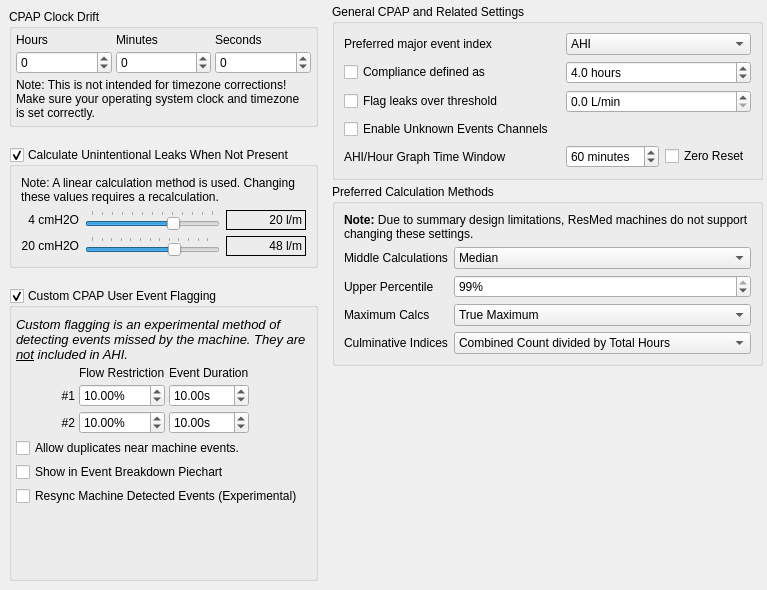
        <widget class="QWidget" name="tabCPAP">
         <attribute name="title">
          <string>&amp;CPAP</string>
         </attribute>
         <layout class="QGridLayout" name="gridLayout_8">
          <property name="leftMargin">
           <number>4</number>
          </property>
          <property name="topMargin">
           <number>4</number>
          </property>
          <property name="rightMargin">
           <number>4</number>
          </property>
          <property name="bottomMargin">
           <number>4</number>
          </property>
          <property name="spacing">
           <number>4</number>
          </property>
          <item row="0" column="0" rowspan="2">
           <layout class="QVBoxLayout" name="verticalLayout_4">
            <property name="spacing">
             <number>20</number>
            </property>
            <property name="sizeConstraint">
             <enum>QLayout::SetMinimumSize</enum>
            </property>
            <property name="leftMargin">
             <number>5</number>
            </property>
            <property name="topMargin">
             <number>5</number>
            </property>
            <property name="rightMargin">
             <number>5</number>
            </property>
            <property name="bottomMargin">
             <number>5</number>
            </property>
            <item>
             <widget class="QGroupBox" name="groupBox_9">
              <property name="sizePolicy">
               <sizepolicy hsizetype="Expanding" vsizetype="Preferred">
                <horstretch>0</horstretch>
                <verstretch>0</verstretch>
               </sizepolicy>
              </property>
              <property name="title">
               <string>CPAP Clock Drift</string>
              </property>
              <layout class="QGridLayout" name="gridLayout_15">
               <property name="leftMargin">
                <number>4</number>
               </property>
               <property name="topMargin">
                <number>4</number>
               </property>
               <property name="rightMargin">
                <number>4</number>
               </property>
               <property name="bottomMargin">
                <number>4</number>
               </property>
               <property name="spacing">
                <number>4</number>
               </property>
               <item row="2" column="0" colspan="3">
                <widget class="QLabel" name="label_7">
                 <property name="sizePolicy">
                  <sizepolicy hsizetype="Preferred" vsizetype="Minimum">
                   <horstretch>0</horstretch>
                   <verstretch>0</verstretch>
                  </sizepolicy>
                 </property>
                 <property name="text">
                  <string>&lt;html&gt;&lt;head/&gt;&lt;body&gt;&lt;p&gt;Note: This is not intended for timezone corrections! Make sure your operating system clock and timezone is set correctly.&lt;/p&gt;&lt;/body&gt;&lt;/html&gt;</string>
                 </property>
                 <property name="wordWrap">
                  <bool>true</bool>
                 </property>
                </widget>
               </item>
               <item row="1" column="2">
                <widget class="QSpinBox" name="clockDriftSeconds">
                 <property name="minimum">
                  <number>-9999</number>
                 </property>
                 <property name="maximum">
                  <number>9999</number>
                 </property>
                </widget>
               </item>
               <item row="0" column="1">
                <widget class="QLabel" name="label_17">
                 <property name="text">
                  <string>Minutes</string>
                 </property>
                </widget>
               </item>
               <item row="1" column="1">
                <widget class="QSpinBox" name="clockDriftMinutes">
                 <property name="minimum">
                  <number>-59</number>
                 </property>
                 <property name="maximum">
                  <number>59</number>
                 </property>
                 <property name="value">
                  <number>0</number>
                 </property>
                </widget>
               </item>
               <item row="1" column="0">
                <widget class="QSpinBox" name="clockDriftHours">
                 <property name="minimum">
                  <number>-99</number>
                 </property>
                </widget>
               </item>
               <item row="0" column="0">
                <widget class="QLabel" name="label_9">
                 <property name="text">
                  <string>Hours</string>
                 </property>
                </widget>
               </item>
               <item row="0" column="2">
                <widget class="QLabel" name="label_31">
                 <property name="text">
                  <string>Seconds</string>
                 </property>
                </widget>
               </item>
              </layout>
             </widget>
            </item>
            <item>
             <widget class="QGroupBox" name="calculateUnintentionalLeaks">
              <property name="sizePolicy">
               <sizepolicy hsizetype="Preferred" vsizetype="Minimum">
                <horstretch>0</horstretch>
                <verstretch>0</verstretch>
               </sizepolicy>
              </property>
              <property name="toolTip">
               <string>This calculation requires Total Leaks data to be provided by the CPAP machine. (Eg, PRS1, but not ResMed, which has these already)

The Unintentional Leak calculations used here are linear, they don't model the mask vent curve.

If you use a few different masks, pick average values instead. It should still be close enough.</string>
              </property>
              <property name="title">
               <string>Calculate Unintentional Leaks When Not Present</string>
              </property>
              <property name="checkable">
               <bool>true</bool>
              </property>
              <layout class="QGridLayout" name="gridLayout_11">
               <item row="2" column="1">
                <widget class="QSlider" name="maskLeaks20Slider">
                 <property name="toolTip">
                  <string>Your masks vent rate at 20 cmH2O pressure</string>
                 </property>
                 <property name="minimum">
                  <number>300</number>
                 </property>
                 <property name="maximum">
                  <number>550</number>
                 </property>
                 <property name="pageStep">
                  <number>10</number>
                 </property>
                 <property name="value">
                  <number>470</number>
                 </property>
                 <property name="orientation">
                  <enum>Qt::Horizontal</enum>
                 </property>
                 <property name="tickPosition">
                  <enum>QSlider::TicksAbove</enum>
                 </property>
                 <property name="tickInterval">
                  <number>20</number>
                 </property>
                </widget>
               </item>
               <item row="2" column="2">
                <widget class="QLabel" name="maskLeaks20Label">
                 <property name="sizePolicy">
                  <sizepolicy hsizetype="Fixed" vsizetype="Preferred">
                   <horstretch>0</horstretch>
                   <verstretch>0</verstretch>
                  </sizepolicy>
                 </property>
                 <property name="minimumSize">
                  <size>
                   <width>80</width>
                   <height>0</height>
                  </size>
                 </property>
                 <property name="frameShape">
                  <enum>QFrame::Box</enum>
                 </property>
                 <property name="text">
                  <string notr="true">48 l/m</string>
                 </property>
                 <property name="scaledContents">
                  <bool>true</bool>
                 </property>
                 <property name="alignment">
                  <set>Qt::AlignRight|Qt::AlignTrailing|Qt::AlignVCenter</set>
                 </property>
                </widget>
               </item>
               <item row="1" column="1">
                <widget class="QSlider" name="maskLeaks4Slider">
                 <property name="toolTip">
                  <string>Your masks vent rate at 4 cmH2O pressure</string>
                 </property>
                 <property name="minimum">
                  <number>120</number>
                 </property>
                 <property name="maximum">
                  <number>240</number>
                 </property>
                 <property name="singleStep">
                  <number>1</number>
                 </property>
                 <property name="pageStep">
                  <number>10</number>
                 </property>
                 <property name="value">
                  <number>201</number>
                 </property>
                 <property name="orientation">
                  <enum>Qt::Horizontal</enum>
                 </property>
                 <property name="invertedAppearance">
                  <bool>false</bool>
                 </property>
                 <property name="tickPosition">
                  <enum>QSlider::TicksAbove</enum>
                 </property>
                </widget>
               </item>
               <item row="1" column="0">
                <widget class="QLabel" name="label_20">
                 <property name="text">
                  <string>4 cmH2O</string>
                 </property>
                 <property name="alignment">
                  <set>Qt::AlignRight|Qt::AlignTrailing|Qt::AlignVCenter</set>
                 </property>
                </widget>
               </item>
               <item row="2" column="0">
                <widget class="QLabel" name="label_36">
                 <property name="text">
                  <string>20 cmH2O</string>
                 </property>
                 <property name="alignment">
                  <set>Qt::AlignRight|Qt::AlignTrailing|Qt::AlignVCenter</set>
                 </property>
                </widget>
               </item>
               <item row="1" column="2">
                <widget class="QLabel" name="maskLeaks4Label">
                 <property name="minimumSize">
                  <size>
                   <width>80</width>
                   <height>0</height>
                  </size>
                 </property>
                 <property name="frameShape">
                  <enum>QFrame::Box</enum>
                 </property>
                 <property name="text">
                  <string notr="true">20 l/m</string>
                 </property>
                 <property name="scaledContents">
                  <bool>true</bool>
                 </property>
                 <property name="alignment">
                  <set>Qt::AlignRight|Qt::AlignTrailing|Qt::AlignVCenter</set>
                 </property>
                </widget>
               </item>
               <item row="0" column="0" colspan="3">
                <widget class="QLabel" name="label_39">
                 <property name="text">
                  <string>Note: A linear calculation method is used. Changing these values requires a recalculation.</string>
                 </property>
                 <property name="wordWrap">
                  <bool>true</bool>
                 </property>
                </widget>
               </item>
              </layout>
             </widget>
            </item>
            <item>
             <widget class="QGroupBox" name="customEventGroupbox">
              <property name="sizePolicy">
               <sizepolicy hsizetype="Preferred" vsizetype="Minimum">
                <horstretch>0</horstretch>
                <verstretch>0</verstretch>
               </sizepolicy>
              </property>
              <property name="toolTip">
               <string>Enable/disable experimental event flagging enhancements. 
It allows detecting borderline events, and some the machine missed.
This option must be enabled before import, otherwise a purge is required.</string>
              </property>
              <property name="title">
               <string>Custom CPAP User Event Flagging</string>
              </property>
              <property name="flat">
               <bool>false</bool>
              </property>
              <property name="checkable">
               <bool>true</bool>
              </property>
              <layout class="QGridLayout" name="gridLayout_6">
               <property name="leftMargin">
                <number>4</number>
               </property>
               <property name="topMargin">
                <number>9</number>
               </property>
               <property name="rightMargin">
                <number>4</number>
               </property>
               <property name="bottomMargin">
                <number>4</number>
               </property>
               <property name="spacing">
                <number>4</number>
               </property>
               <item row="3" column="2">
                <widget class="QDoubleSpinBox" name="apneaDuration2">
                 <property name="suffix">
                  <string>s</string>
                 </property>
                 <property name="value">
                  <double>10.000000000000000</double>
                 </property>
                </widget>
               </item>
               <item row="3" column="1">
                <widget class="QDoubleSpinBox" name="apneaFlowRestriction2">
                 <property name="suffix">
                  <string>%</string>
                 </property>
                 <property name="value">
                  <double>10.000000000000000</double>
                 </property>
                </widget>
               </item>
               <item row="6" column="0" colspan="4">
                <widget class="QCheckBox" name="resyncMachineDetectedEvents">
                 <property name="toolTip">
                  <string>This experimental option attempts to use OSCAR's event flagging system to improve machine detected event positioning.</string>
                 </property>
                 <property name="text">
                  <string>Resync Machine Detected Events (Experimental)</string>
                 </property>
                </widget>
               </item>
               <item row="7" column="0">
                <spacer name="verticalSpacer_40">
                 <property name="orientation">
                  <enum>Qt::Vertical</enum>
                 </property>
                 <property name="sizeHint" stdset="0">
                  <size>
                   <width>20</width>
                   <height>40</height>
                  </size>
                 </property>
                </spacer>
               </item>
               <item row="3" column="0">
                <widget class="QLabel" name="label_50">
                 <property name="text">
                  <string>#2</string>
                 </property>
                 <property name="alignment">
                  <set>Qt::AlignRight|Qt::AlignTrailing|Qt::AlignVCenter</set>
                 </property>
                </widget>
               </item>
               <item row="1" column="1">
                <widget class="QLabel" name="label_35">
                 <property name="sizePolicy">
                  <sizepolicy hsizetype="Fixed" vsizetype="Minimum">
                   <horstretch>0</horstretch>
                   <verstretch>0</verstretch>
                  </sizepolicy>
                 </property>
                 <property name="text">
                  <string>Flow Restriction</string>
                 </property>
                </widget>
               </item>
               <item row="0" column="0" colspan="4">
                <widget class="QLabel" name="label_34">
                 <property name="sizePolicy">
                  <sizepolicy hsizetype="Preferred" vsizetype="Minimum">
                   <horstretch>0</horstretch>
                   <verstretch>0</verstretch>
                  </sizepolicy>
                 </property>
                 <property name="font">
                  <font>
                   <italic>true</italic>
                  </font>
                 </property>
                 <property name="text">
                  <string>&lt;!DOCTYPE HTML PUBLIC &quot;-//W3C//DTD HTML 4.0//EN&quot; &quot;http://www.w3.org/TR/REC-html40/strict.dtd&quot;&gt;
&lt;html&gt;&lt;head&gt;&lt;meta name=&quot;qrichtext&quot; content=&quot;1&quot; /&gt;&lt;style type=&quot;text/css&quot;&gt;
p, li { white-space: pre-wrap; }
&lt;/style&gt;&lt;/head&gt;&lt;body style=&quot; font-family:'Sans'; font-size:10pt; font-weight:400; font-style:italic;&quot;&gt;
&lt;p style=&quot; margin-top:0px; margin-bottom:0px; margin-left:0px; margin-right:0px; -qt-block-indent:0; text-indent:0px;&quot;&gt;Custom flagging is an experimental method of detecting events missed by the machine. They are &lt;span style=&quot; text-decoration: underline;&quot;&gt;not&lt;/span&gt; included in AHI.&lt;/p&gt;&lt;/body&gt;&lt;/html&gt;</string>
                 </property>
                 <property name="alignment">
                  <set>Qt::AlignLeading|Qt::AlignLeft|Qt::AlignTop</set>
                 </property>
                 <property name="wordWrap">
                  <bool>true</bool>
                 </property>
                </widget>
               </item>
               <item row="2" column="1">
                <widget class="QDoubleSpinBox" name="apneaFlowRestriction">
                 <property name="sizePolicy">
                  <sizepolicy hsizetype="Minimum" vsizetype="Fixed">
                   <horstretch>0</horstretch>
                   <verstretch>0</verstretch>
                  </sizepolicy>
                 </property>
                 <property name="toolTip">
                  <string>Percentage of restriction in airflow from the median value. 
A value of 20% works well for detecting apneas. </string>
                 </property>
                 <property name="suffix">
                  <string>%</string>
                 </property>
                 <property name="value">
                  <double>10.000000000000000</double>
                 </property>
                </widget>
               </item>
               <item row="5" column="0" colspan="4">
                <widget class="QCheckBox" name="showUserFlagsInPie">
                 <property name="text">
                  <string>Show in Event Breakdown Piechart</string>
                 </property>
                </widget>
               </item>
               <item row="2" column="2">
                <widget class="QDoubleSpinBox" name="apneaDuration">
                 <property name="toolTip">
                  <string>Duration of airflow restriction</string>
                 </property>
                 <property name="suffix">
                  <string>s</string>
                 </property>
                 <property name="minimum">
                  <double>1.000000000000000</double>
                 </property>
                 <property name="value">
                  <double>10.000000000000000</double>
                 </property>
                </widget>
               </item>
               <item row="2" column="0">
                <widget class="QLabel" name="label_49">
                 <property name="text">
                  <string>#1</string>
                 </property>
                 <property name="alignment">
                  <set>Qt::AlignRight|Qt::AlignTrailing|Qt::AlignVCenter</set>
                 </property>
                </widget>
               </item>
               <item row="4" column="0" colspan="4">
                <widget class="QCheckBox" name="userEventDuplicates">
                 <property name="text">
                  <string>Allow duplicates near machine events.</string>
                 </property>
                </widget>
               </item>
               <item row="1" column="2">
                <widget class="QLabel" name="label_38">
                 <property name="sizePolicy">
                  <sizepolicy hsizetype="Preferred" vsizetype="Minimum">
                   <horstretch>0</horstretch>
                   <verstretch>0</verstretch>
                  </sizepolicy>
                 </property>
                 <property name="text">
                  <string>Event Duration</string>
                 </property>
                </widget>
               </item>
              </layout>
             </widget>
            </item>
           </layout>
          </item>
          <item row="0" column="2" rowspan="2">
           <layout class="QVBoxLayout" name="verticalLayout_13">
            <property name="sizeConstraint">
             <enum>QLayout::SetMinimumSize</enum>
            </property>
            <property name="leftMargin">
             <number>5</number>
            </property>
            <property name="bottomMargin">
             <number>5</number>
            </property>
            <item>
             <widget class="QGroupBox" name="groupBox_5">
              <property name="sizePolicy">
               <sizepolicy hsizetype="Expanding" vsizetype="Minimum">
                <horstretch>0</horstretch>
                <verstretch>0</verstretch>
               </sizepolicy>
              </property>
              <property name="title">
               <string>General CPAP and Related Settings</string>
              </property>
              <layout class="QGridLayout" name="gridLayout">
               <item row="3" column="0">
                <widget class="QCheckBox" name="showUnknownFlags">
                 <property name="toolTip">
                  <string>Show flags for machine detected events that haven't been identified yet.</string>
                 </property>
                 <property name="text">
                  <string>Enable Unknown Events Channels</string>
                 </property>
                </widget>
               </item>
               <item row="6" column="0" colspan="2">
                <widget class="QLabel" name="label_27">
                 <property name="text">
                  <string>AHI/Hour Graph Time Window</string>
                 </property>
                </widget>
               </item>
               <item row="1" column="0">
                <widget class="QCheckBox" name="complianceCheckBox">
                 <property name="text">
                  <string>Compliance defined as</string>
                 </property>
                </widget>
               </item>
               <item row="6" column="2">
                <widget class="QSpinBox" name="ahiGraphWindowSize">
                 <property name="sizePolicy">
                  <sizepolicy hsizetype="MinimumExpanding" vsizetype="Fixed">
                   <horstretch>0</horstretch>
                   <verstretch>0</verstretch>
                  </sizepolicy>
                 </property>
                 <property name="toolTip">
                  <string>Adjusts the amount of data considered for each point in the AHI/Hour graph.
Defaults to 60 minutes.. Highly recommend it's left at this value.</string>
                 </property>
                 <property name="suffix">
                  <string> minutes</string>
                 </property>
                 <property name="minimum">
                  <number>5</number>
                 </property>
                 <property name="maximum">
                  <number>999</number>
                 </property>
                 <property name="value">
                  <number>60</number>
                 </property>
                </widget>
               </item>
               <item row="2" column="0">
                <widget class="QCheckBox" name="showLeakRedline">
                 <property name="font">
                  <font>
                   <weight>50</weight>
                   <bold>false</bold>
                  </font>
                 </property>
                 <property name="toolTip">
                  <string>Whether to show the leak redline in the leak graph</string>
                 </property>
                 <property name="text">
                  <string>Flag leaks over threshold</string>
                 </property>
                </widget>
               </item>
               <item row="0" column="0">
                <widget class="QLabel" name="label_28">
                 <property name="text">
                  <string>Preferred major event index</string>
                 </property>
                </widget>
               </item>
               <item row="6" column="3">
                <widget class="QCheckBox" name="ahiGraphZeroReset">
                 <property name="toolTip">
                  <string>Reset the counter to zero at beginning of each (time) window.</string>
                 </property>
                 <property name="text">
                  <string>Zero Reset</string>
                 </property>
                </widget>
               </item>
               <item row="2" column="2" colspan="2">
                <widget class="QDoubleSpinBox" name="leakRedlineSpinbox">
                 <property name="sizePolicy">
                  <sizepolicy hsizetype="Expanding" vsizetype="Fixed">
                   <horstretch>0</horstretch>
                   <verstretch>0</verstretch>
                  </sizepolicy>
                 </property>
                 <property name="toolTip">
                  <string>User definable threshold considered large leak</string>
                 </property>
                 <property name="suffix">
                  <string> L/min</string>
                 </property>
                 <property name="decimals">
                  <number>1</number>
                 </property>
                </widget>
               </item>
               <item row="1" column="2" colspan="2">
                <widget class="QDoubleSpinBox" name="complianceHours">
                 <property name="sizePolicy">
                  <sizepolicy hsizetype="MinimumExpanding" vsizetype="Fixed">
                   <horstretch>0</horstretch>
                   <verstretch>0</verstretch>
                  </sizepolicy>
                 </property>
                 <property name="toolTip">
                  <string>Regard days with under this usage as &quot;incompliant&quot;. 4 hours is usually considered compliant.</string>
                 </property>
                 <property name="suffix">
                  <string> hours</string>
                 </property>
                 <property name="decimals">
                  <number>1</number>
                 </property>
                 <property name="maximum">
                  <double>8.000000000000000</double>
                 </property>
                 <property name="value">
                  <double>4.000000000000000</double>
                 </property>
                </widget>
               </item>
               <item row="0" column="2" colspan="2">
                <widget class="QComboBox" name="eventIndexCombo">
                 <property name="sizePolicy">
                  <sizepolicy hsizetype="Minimum" vsizetype="Fixed">
                   <horstretch>0</horstretch>
                   <verstretch>0</verstretch>
                  </sizepolicy>
                 </property>
                 <item>
                  <property name="text">
                   <string extracomment="Apnea Hypopnea Index">AHI</string>
                  </property>
                 </item>
                 <item>
                  <property name="text">
                   <string extracomment="Respiratory Disturbance Index">RDI</string>
                  </property>
                 </item>
                </widget>
               </item>
              </layout>
             </widget>
            </item>
            <item>
             <widget class="QGroupBox" name="PreferredCalcs">
              <property name="sizePolicy">
               <sizepolicy hsizetype="Preferred" vsizetype="Minimum">
                <horstretch>0</horstretch>
                <verstretch>0</verstretch>
               </sizepolicy>
              </property>
              <property name="toolTip">
               <string>Changes to the following settings needs a restart, but not a recalc.</string>
              </property>
              <property name="title">
               <string>Preferred Calculation Methods</string>
              </property>
              <layout class="QGridLayout" name="gridLayout_7">
               <item row="2" column="1">
                <widget class="QSpinBox" name="prefCalcPercentile">
                 <property name="toolTip">
                  <string>For consistancy, ResMed users should use 95% here,
as this is the only value available on summary-only days.</string>
                 </property>
                 <property name="suffix">
                  <string notr="true">%</string>
                 </property>
                 <property name="minimum">
                  <number>1</number>
                 </property>
                 <property name="value">
                  <number>99</number>
                 </property>
                </widget>
               </item>
               <item row="1" column="0">
                <widget class="QLabel" name="label_37">
                 <property name="sizePolicy">
                  <sizepolicy hsizetype="Fixed" vsizetype="Preferred">
                   <horstretch>0</horstretch>
                   <verstretch>0</verstretch>
                  </sizepolicy>
                 </property>
                 <property name="text">
                  <string>Middle Calculations</string>
                 </property>
                </widget>
               </item>
               <item row="3" column="0">
                <widget class="QLabel" name="label_43">
                 <property name="text">
                  <string>Maximum Calcs</string>
                 </property>
                </widget>
               </item>
               <item row="2" column="0">
                <widget class="QLabel" name="label_42">
                 <property name="text">
                  <string>Upper Percentile</string>
                 </property>
                </widget>
               </item>
               <item row="4" column="0">
                <widget class="QLabel" name="label_29">
                 <property name="text">
                  <string>Culminative Indices</string>
                 </property>
                </widget>
               </item>
               <item row="1" column="1">
                <widget class="QComboBox" name="prefCalcMiddle">
                 <property name="toolTip">
                  <string>Median is recommended for ResMed users.</string>
                 </property>
                 <item>
                  <property name="text">
                   <string>Median</string>
                  </property>
                 </item>
                 <item>
                  <property name="text">
                   <string>Weighted Average</string>
                  </property>
                 </item>
                 <item>
                  <property name="text">
                   <string>Normal Average</string>
                  </property>
                 </item>
                </widget>
               </item>
               <item row="3" column="1">
                <widget class="QComboBox" name="prefCalcMax">
                 <property name="sizePolicy">
                  <sizepolicy hsizetype="Preferred" vsizetype="Fixed">
                   <horstretch>0</horstretch>
                   <verstretch>0</verstretch>
                  </sizepolicy>
                 </property>
                 <property name="minimumSize">
                  <size>
                   <width>140</width>
                   <height>0</height>
                  </size>
                 </property>
                 <property name="toolTip">
                  <string>&lt;html&gt;&lt;head/&gt;&lt;body&gt;&lt;p&gt;True maximum is the maximum of the data set.&lt;/p&gt;&lt;p&gt;99th percentile filters out the rarest outliers.&lt;/p&gt;&lt;/body&gt;&lt;/html&gt;</string>
                 </property>
                 <item>
                  <property name="text">
                   <string>True Maximum</string>
                  </property>
                 </item>
                 <item>
                  <property name="text">
                   <string>99% Percentile</string>
                  </property>
                 </item>
                </widget>
               </item>
               <item row="4" column="1">
                <widget class="QComboBox" name="culminativeIndices">
                 <item>
                  <property name="text">
                   <string>Combined Count divided by Total Hours</string>
                  </property>
                 </item>
                 <item>
                  <property name="text">
                   <string>Time Weighted average of Indice</string>
                  </property>
                 </item>
                 <item>
                  <property name="text">
                   <string>Standard average of indice</string>
                  </property>
                 </item>
                 <item>
                  <property name="text">
                   <string>Median</string>
                  </property>
                 </item>
                </widget>
               </item>
               <item row="0" column="0" colspan="2">
                <widget class="QLabel" name="resmedPrefCalcsNotice">
                 <property name="sizePolicy">
                  <sizepolicy hsizetype="Preferred" vsizetype="Minimum">
                   <horstretch>0</horstretch>
                   <verstretch>0</verstretch>
                  </sizepolicy>
                 </property>
                 <property name="text">
                  <string>&lt;html&gt;&lt;head/&gt;&lt;body&gt;&lt;p&gt;&lt;span style=&quot; font-weight:600;&quot;&gt;Note: &lt;/span&gt;Due to summary design limitations, ResMed machines do not support changing these settings.&lt;/p&gt;&lt;/body&gt;&lt;/html&gt;</string>
                 </property>
                 <property name="alignment">
                  <set>Qt::AlignLeading|Qt::AlignLeft|Qt::AlignTop</set>
                 </property>
                 <property name="wordWrap">
                  <bool>true</bool>
                 </property>
                </widget>
               </item>
              </layout>
             </widget>
            </item>
            <item>
             <spacer name="verticalSpacer_4">
              <property name="orientation">
               <enum>Qt::Vertical</enum>
              </property>
              <property name="sizeHint" stdset="0">
               <size>
                <width>20</width>
                <height>40</height>
               </size>
              </property>
             </spacer>
            </item>
           </layout>
          </item>
         </layout>
        </widget>
